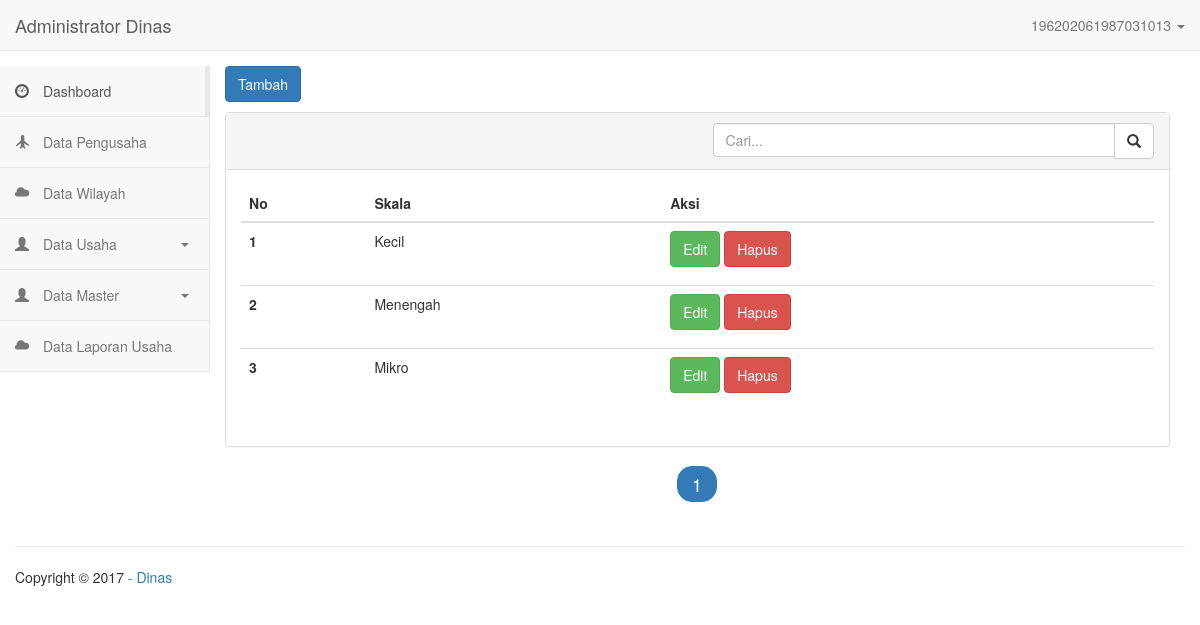
/admin/data_skala.php (signed in), run on the app's committed database.
### tables this page shows
CREATE TABLE `data_skalausaha` (
  `id_skala` int(5) NOT NULL,
  `skala_usaha` varchar(50) NOT NULL
);

### koneksi.php (called while the page is built, shortened)
<?php
class Koneksi{
    public function __construct(){
        $this->koneksi = new mysqli('localhost', 'firdamda_dinas_a', 'kmzwa8awaa12345', 'firdamda_dinas_usaha');
    }
}
?>

### class/admin_dinas.php (called while the page is built, shortened)
<?php
include_once("../koneksi.php");
class admin_dinas extends Koneksi{
  public function tampil_skala(){
    $sql       = "SELECT * FROM data_skalausaha ORDER BY skala_usaha ASC";
    $eksekusi  = $this->koneksi->query($sql);
    while($data = $eksekusi->fetch_array(MYSQLI_ASSOC)){
      $hasil[] = $data;
    }
    return $hasil;
  }
}
?>

### admin/data_skala.php (the view, shortened to what this page needs)
<?php
include "../class/admin_dinas.php";
$admin_dinas = new admin_dinas();
?>
<!DOCTYPE html>
<html>
  <head>
    <?php include "pages/header.php"; ?>
  </head>
  <body>
    <?php include "pages/navigation.php"; ?>
      <div class="container-fluid main-container">
      		<?php include "pages/sidebar.php"; ?>
                <?php
                if(isset($_GET['aksi'])){
                  if ($_GET['aksi'] == 'tambah_data') {
                  ?>
                  <div class="col-md-10 content">
                    <a href="data_skala.php"><button style="margin-bottom:10px;" type="button" class="btn btn-primary"><< Kembali</button></a>
              			  <div class="panel panel-default">
                      <div class="panel-heading">
                    		<div class="row">
                          <div class="col col-xs-6">
                              <h5>Tambah Data skala</h5>
                            </div>
                            <div class="col col-xs-6 text-left">
                            </div>
                        </div>
                    	</div>
                      <div class="panel-body">
                        <form class="form-horizontal" action="data_skala.php" method="POST">
                        <fieldset>
                        <?php
                        $ang_kel = $_POST["ang_kel"];
                        if($_POST["jum_kel"]){
                          for($i=1;$i<=$ang_kel;$i++){
                        ?>
                        <div class="form-group">
                          <label class="col-md-4 control-label" for="skala">Skala</label>
                          <div class="col-md-5">
                            <input name="skala[]" placeholder="Masukan data skala" type="text" class="form-control input-md" required="">
                          </div>
                        </div>
                        <?php
                          }
                        }
                        ?>
                        <div class="form-group">
                          <label class="col-md-4 control-label" for="LVR"></label>
                          <div class="col-md-5">
                          <input style="margin-bottom:10px;" type="submit" class="btn btn-primary" value="Simpan" name="tambah_data" />
                          </div>
                        </div>
                        </fieldset>
                        </form>
                      </div>
                    <?php
                  }if($_GET['aksi'] == 'edit_data') {
                    $id_skala = $_GET["id_skala"];
                    foreach($admin_dinas->tampil_skala_byid($id_skala) as $data){
                    ?>
                    <div class="col-md-10 content">
                      <a href="data_skala.php"><button style="margin-bottom:10px;" type="button" class="btn btn-primary"><< Kembali</button></a>
                        <div class="panel panel-default">
                        <div class="panel-heading">
                          <div class="row">
                            <div class="col col-xs-6">
                                <h5>Edit Data skala</h5>
                              </div>
                              <div class="col col-xs-6 text-left">
                              </div>
                          </div>
                        </div>
                        <div class="panel-body">
                          <form class="form-horizontal" action="data_skala.php" method="POST">
                          <fieldset>
                          <div class="form-group">
                            <label class="col-md-4 control-label" for="skala">skala</label>
                            <div class="col-md-5">
                              <input name="id_skala" value="<?php echo $id_skala; ?>" type="hidden" class="form-control input-md" required="">
                              <input name="skala_usaha" value="<?php echo $data['skala_usaha']; ?>" type="text" class="form-control input-md" required="">
                            </div>
                          </div>
                          <div class="form-group">
                            <label class="col-md-4 control-label" for="LVR"></label>
                            <div class="col-md-5">
                            <input style="margin-bottom:10px;" type="submit" class="btn btn-primary" value="Simpan" name="edit_data" />
                            </div>
                          </div>
                          </fieldset>
                          </form>
                        </div>
                    <?php
                        }
                      }if($_GET['aksi'] == 'hapus_data'){
                        $id_skala = $_GET["id_skala"];
                        $cek         = $admin_dinas->hapus_skala($id_skala);
                        if($cek){
                          echo '<script>alert("data berhasil dihapus");</script>';
                          echo '<meta http-equiv="refresh" content="0; url=data_skala.php"';
                        }else{
                          echo '<script>alert("data gagal dihapus");</script>';
                        }
                      }
                    }else{
                    ?>
                      <div class="col-md-10 content">
                        <a data-toggle="modal" href="#modalKec"><button style="margin-bottom:10px;" type="button" class="btn btn-primary">Tambah</button></a>
                  			  <div class="panel panel-default">
                            <div class="panel-heading">
                          		<div class="row">
                                <div class="col col-xs-6">
                                  </div>
                                  <div class="col col-xs-6 text-right">
                                    <form action="#" method="get">
                                        <div class="input-group">
                                            <input class="form-control" id="system-search" name="q" placeholder="Cari..." required>
                                            <span class="input-group-btn">
                                                <button type="submit" class="btn btn-default"><i class="glyphicon glyphicon-search"></i></button>
                                            </span>
                                        </div>
                                    </form>
                                  </div>
                              </div>
                          	</div>
                          	<div class="panel-body">
                              <table class="table table-list-search">
                                <thead>
                                  <tr>
                                    <th>No</th>
                                    <th>Skala</th>
                                    <th>Aksi</th>
                                  </tr>
                                </thead>
                                <tbody id="myTable">
                                  <?php
                                  $no = 1;
                                  foreach($admin_dinas->tampil_skala() as $data){
                                  ?>
                                  <tr>
                                    <th scope="row"><?php echo $no; ?></th>
                                    <td><?php echo $data['skala_usaha']; ?></td>
                                    <td>
                                      <a href="data_skala.php?aksi=edit_data&id_skala=<?php echo $data['id_skala']; ?>"><button style="margin-bottom:10px;" type="button" class="btn btn-success">Edit</button></a>
                                      <a href="data_skala.php?aksi=hapus_data&id_skala=<?php echo $data['id_skala']; ?>"><button style="margin-bottom:10px;" type="button" class="btn btn-danger">Hapus</button></a>
                                    </td>
                                  </tr>
                                  <?php
                                  $no++;
                                  }
                                  ?>
                                </tbody>
                              </table>
                          	</div>
                            <?php
                            }
                            ?>
                            <div class="col-md-12 text-center">
                              <ul class="pagination pagination-lg pager" id="myPager"></ul>
                            </div>
                          </div>
                      </div>
          <?php
          include "pages/footer.php";
          ?>
  </body>
</html>

### assets/admin.css (style rules this page uses)
.btn { height: 36px; -moz-user-select: none; -webkit-user-select: none; user-select: none; cursor: default; }

### assets/style.css (style rules this page uses)
.main-container { background: #FFF; padding-top: 15px; margin-top: -20px; }

### data on the page
data_skalausaha: skala_usaha "Kecil"
data_skalausaha: skala_usaha "Menengah"
data_skalausaha: skala_usaha "Mikro"

### other printed values
$_SESSION["nip"] "196202061987031013"
